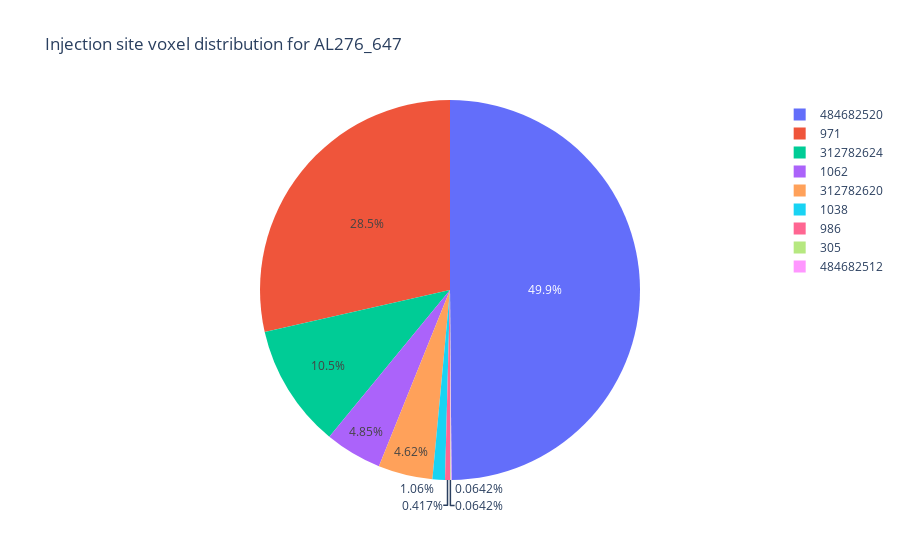

The notebook cell saved with this chart:
### Code cell
plot_pie(data, 22)

### Figure 1 — Plotly figure (JSON) as saved in the notebook; plotly's stock layout.template omitted (floating-point values rounded to 4 significant figures)
{"data": [{"customdata": [["VISp6b"], ["fp"], ["ccs"], ["SSp-bfd6a"], ["SSp-bfd6b"], ["VISrl6a"], ["VISrl6b"], ["scwm"], ["or"]], "domain": {"x": [0, 1], "y": [0, 1]}, "hovertemplate": "id=%{label}<br>count=%{value}<br>id_name=%{customdata[0]}<extra></extra>", "labels": [305, 971, 986, 1038, 1062, 312782620, 312782624, 484682512, 484682520], "legendgroup": "", "name": "", "showlegend": true, "type": "pie", "values": [2, 889, 13, 33, 151, 144, 327, 2, 1553]}], "layout": {"autosize": true, "hovermode": "closest", "legend": {"tracegroupgap": 0}, "title": {"text": "Injection site voxel distribution for AL276_647"}}}
